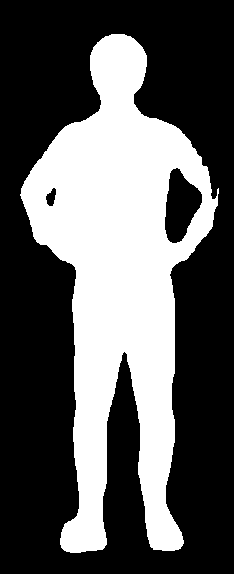
#> input picture nn/cv2/outline.png, 234 x 574 px
$ python sobel_demo.py
#> lines starting #> are read from the running program, lines starting #| are printed output that depends on the picture; after the words box and inside, x2 and y2 are one past the last pixel; in counts of white or black regions, pixels touching at a corner belong together
from PIL import Image
import numpy as np
from scipy.ndimage import filters
import matplotlib.pyplot as plt
import cv2
# im = np.array(Image.open('outline.png').convert('L'))
im=cv2.imread('outline.png',0)
#> im: shape (574, 234); 35.8% white; 1 white region, box (x1, y1, x2, y2) and area: (20, 34, 219, 553) 48091
#Sobel derivative filters
imx = np.zeros(im.shape)
filters.sobel(im,1,imx)
imy = np.zeros(im.shape)
filters.sobel(im,0,imy)
magnitude = np.sqrt(imx**2+imy**2)
magnitude_inverte = 255 - magnitude
plt.imshow(magnitude_inverte,cmap='gray')
plt.show()
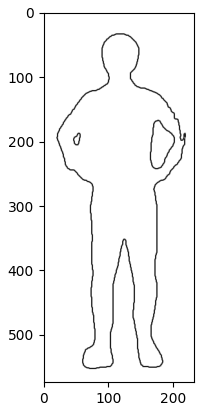
#> figure drawn by matplotlib, 1 panel
